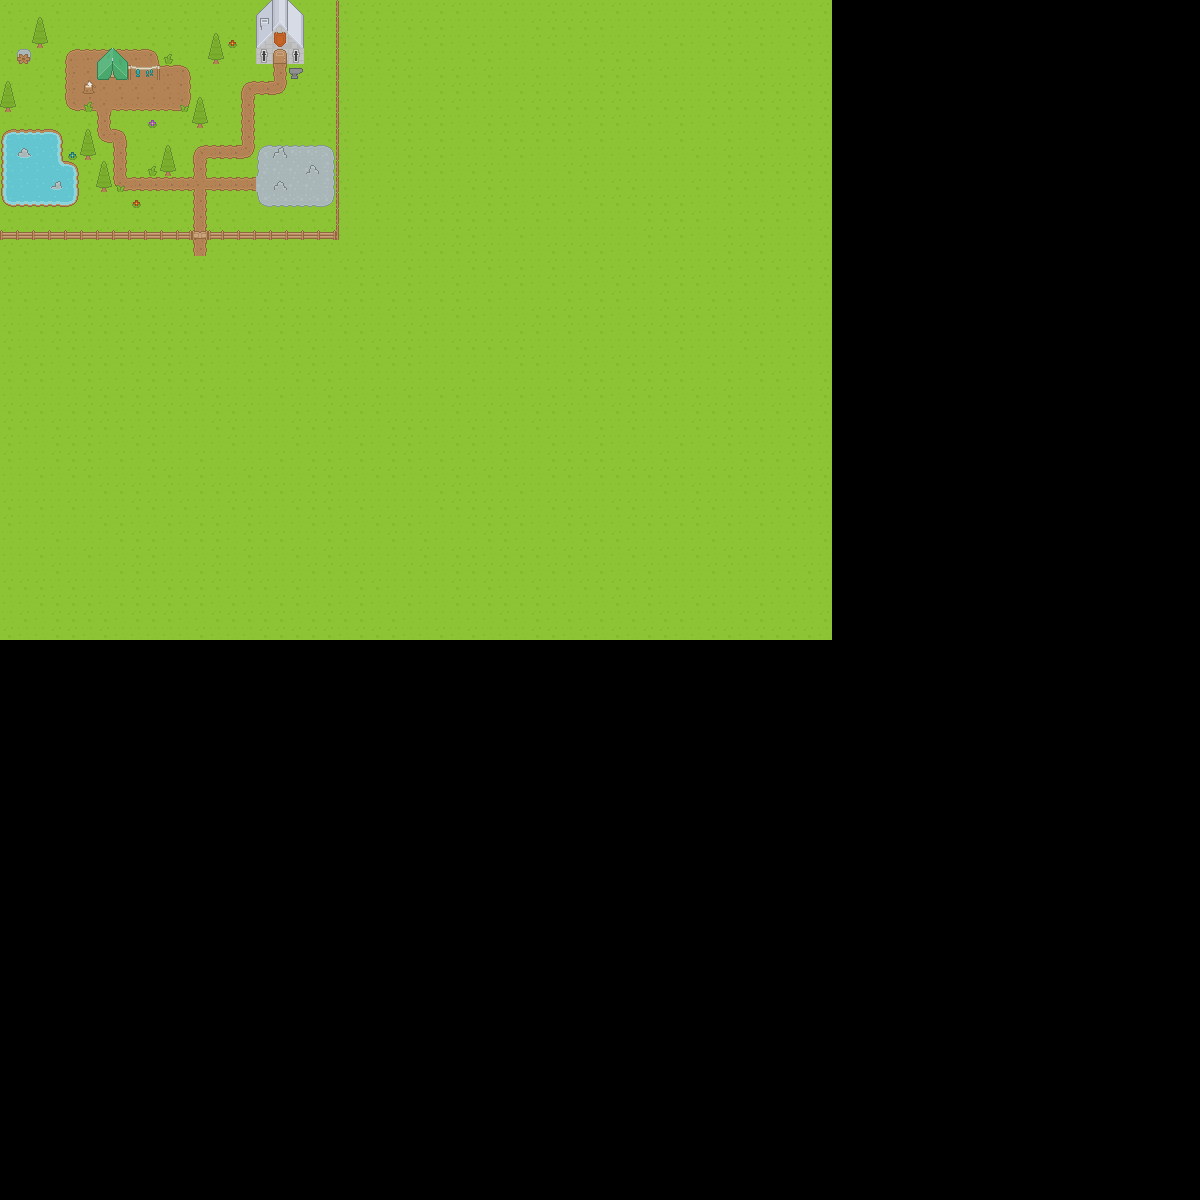

This game map was drawn from its Tiled (.tmx) file and the tilesets committed beside it. A one-line description and the trimmed map source follow:
An orthogonal 75x75 tile map with 16x16 px tiles, 8 tile layers (Grass, Camp Floor, Smithing Shop, Doors, ...).

<map version="2017.05.26" orientation="orthogonal" renderorder="left-down" width="75" height="75" tilewidth="16" tileheight="16" nextobjectid="1">
 <tileset firstgid="1" source="Map_Tileset.tsx" />
 <layer name="Grass" width="75" height="75">
  <data>[5625 cells, 2080 non-empty, 2 distinct tile ids]</data>
 </layer>
 <layer name="Camp Floor" width="75" height="75">
  <data>[5625 cells, 81 non-empty, 26 distinct tile ids]</data>
 </layer>
 <layer name="Smithing Shop" width="75" height="75">
  <data>[5625 cells, 8 non-empty, 3 distinct tile ids]</data>
 </layer>
 <layer name="Doors" width="75" height="75">
  <data>[5625 cells, 26 non-empty, 14 distinct tile ids]</data>
 </layer>
 <layer name="Rooves" width="75" height="75">
  <data>[5625 cells, 8 non-empty, 8 distinct tile ids]</data>
 </layer>
 <layer name="Camp" width="75" height="75">
  <data>[5625 cells, 9 non-empty, 9 distinct tile ids]</data>
 </layer>
 <layer name="Trees/Foliage" width="75" height="75">
  <data>[5625 cells, 27 non-empty, 11 distinct tile ids]</data>
 </layer>
 <layer name="Zoning Fence" width="75" height="75">
  <data>[5625 cells, 36 non-empty, 5 distinct tile ids]</data>
 </layer>
</map>
